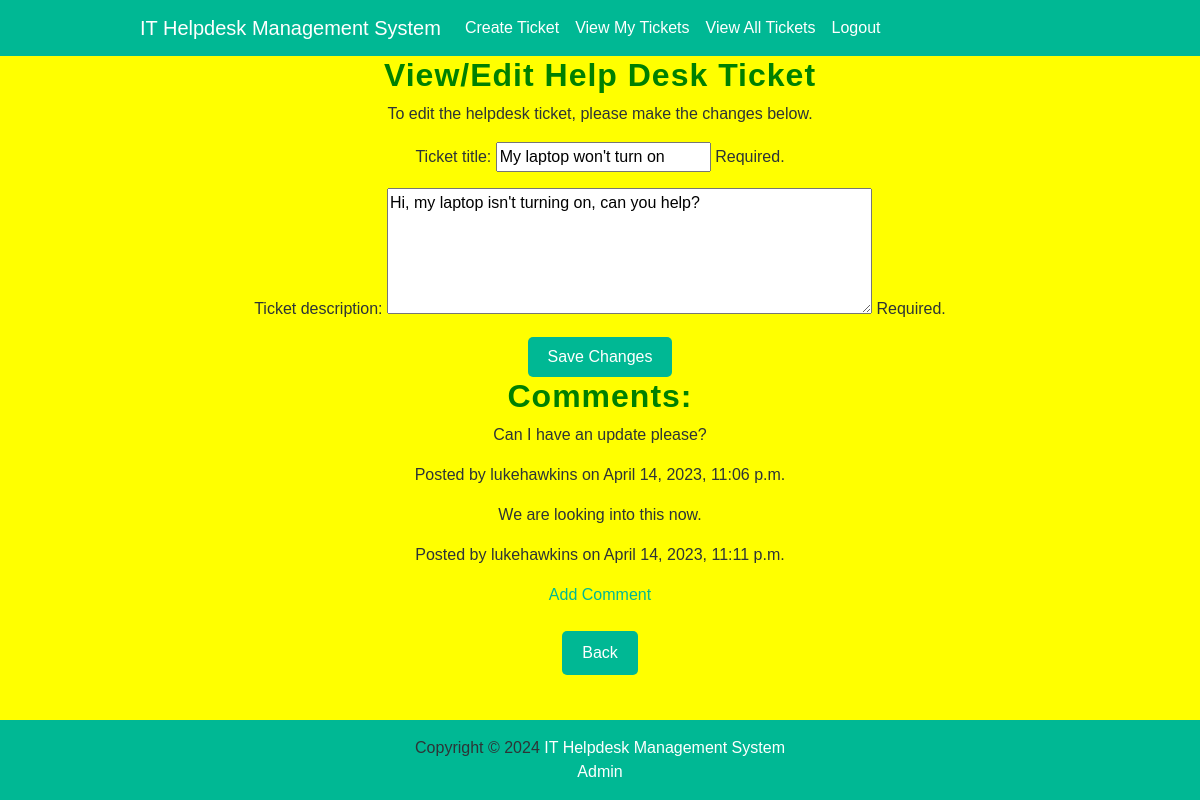
/edit-ticket/1/ (signed in), run on the app's committed database.
### ITHelpDesk/models.py (models this page shows, shortened)
class Ticket(models.Model):
    status_options = [
        ('Open', 'Open'),
        ('Blocked', 'Blocked'),
        ('Closed', 'Closed'),
    ]
    helpdesk_ticket_id = models.AutoField(primary_key=True) #PK
    ticket_title = models.CharField(max_length=200)
    ticket_description = models.TextField()
    ticket_user = models.ForeignKey(User, on_delete=models.CASCADE) #FK relationship to the user model. This will mean that if a user is deleted, the tickets created by that user will also be deleted
    ticket_status = models.CharField(max_length=50, choices=status_options, default='Open')
    ticket_time_created_at = models.DateTimeField(auto_now_add=True)
    ticket_time_updated_at = models.DateTimeField(auto_now=True)

class Comment(models.Model):
    helpdesk_ticket_id = models.ForeignKey(Ticket, on_delete=models.CASCADE) #FK relationship to the ticket model
    comment_text = models.TextField()
    comment_user = models.ForeignKey(User, on_delete=models.CASCADE) #FK relationship to the user model
    comment_created_at = models.DateTimeField(auto_now_add=True)
    comment_id = models.AutoField(primary_key=True) #PK

### ITHelpDesk/views.py (the view, shortened to what this page needs)
# urls.py: path("edit-ticket/<int:pk>/", views.EditHelpdeskTicket.as_view(), name="edit-ticket"),
class EditHelpdeskTicket(LoginRequiredMixin, UserPassesTestMixin, UpdateView):
    form_class = TicketForm
    model = Ticket
    success_url = reverse_lazy("view-my-tickets")
    template_name = "ITHelpDesk/helpdesk_edit_ticket.html"
    def test_func(self):
        ticket_check = self.get_object()
        if self.request.user == ticket_check.ticket_user:
            return True
        else:
            return False

### ITHelpDesk/forms.py (shortened to what this page needs)
class TicketForm(forms.ModelForm):
    ticket_title = forms.CharField(max_length=1000, required=True, help_text='Required.')
    ticket_description = forms.CharField(widget=forms.Textarea(attrs={'rows': 5, 'cols': 50}), max_length=1000, required=True, help_text='Required.')
    class Meta:
        model = Ticket
        fields = ['ticket_title', 'ticket_description']

### ITHelpDesk/templates/ITHelpDesk/helpdesk_edit_ticket.html (shortened to what this page needs)
{% extends 'ITHelpDesk/base.html' %}
{% block content %}
{% load static %}
<h2>View/Edit Help Desk Ticket</h2>
<p>To edit the helpdesk ticket, please make the changes below.</p>
<div class="container">
  <form method="post">
    {{ form.as_p }}
    <button type="submit">Save Changes</button>
  </form>
</div>
<h2>Comments:</h2>
{% for comment in ticket.comment_set.all %}
  <div>
    <p>{{ comment.comment_text }}</p>
    <p>Posted by {{ comment.comment_user.username }} on {{ comment.comment_created_at }}</p>
  </div>
{% empty %}
  <p>No comments yet.</p>
{% endfor %}
<a href="{% url 'add-comment' ticket.helpdesk_ticket_id %}">Add Comment</a>
<br>
<br>
<button onclick=location.href="{% url 'view-my-tickets'%}">Back</button>
<br>
<br>
<br>
<br>
<br>
{% endblock %}

### ITHelpDesk/static/style.css (style rules this page uses)
body { background-color: yellow; font-family: "Source Sans Pro", sans-serif; text-align: center; }
h1, h2, h3 { color: green; font-weight: bold; letter-spacing: 1px; }
p { color: #2d3436; font-size: 16px; line-height: 1.5; }
a { color: #00b894; text-decoration: none; transition: color 0.2s ease-in-out; }
form { line-height: 1.2; }
button, input[type="submit"] { background-color: #00b894; border: none; border-radius: 5px; color: #fff; cursor: pointer; font-size: 16px; padding: 10px 20px; transition: background-color 0.2s ease-in-out; }
button, input[type="button"] { background-color: #00b894; border: none; border-radius: 5px; color: #fff; cursor: pointer; font-size: 16px; padding: 10px 20px; transition: background-color 0.2s ease-in-out; }
.container { max-width: 960px; margin: 0 auto; padding: 0 20px; text-align: center; }

### data on the page
Ticket: ticket_title "My laptop won't turn on", ticket_description "Hi, my laptop isn't turning on, can you help?"
Comment: comment_text "Can I have an update please?", comment_user.username "lukehawkins", comment_created_at "April 14, 2023, 11:06 p.m."
Comment: comment_text "We are looking into this now.", comment_user.username "lukehawkins", comment_created_at "April 14, 2023, 11:11 p.m."
